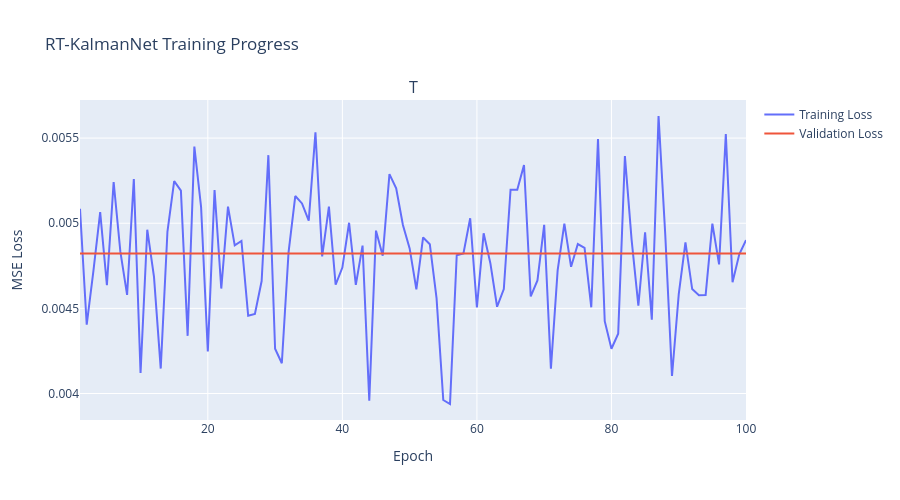
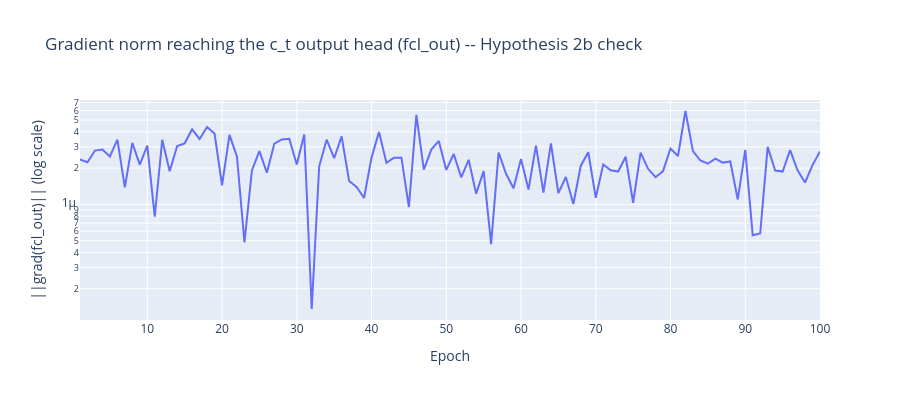

The code cell stored with these charts, in order, in its notebook:
### Code cell
import random
import matplotlib.pyplot as plt

# Optimizer: exclude fcl_out (the c_t output head) from weight decay.
# L2 shrinkage on its weights pulls c_t toward the midpoint of
# [c_floor, c_floor+c_range] regardless of what the data needs -- this is
# the primary fix for the c_t collapse.
fcl_out_ids = {id(p) for p in RT_KalmanNet.nn.fcl_out.parameters()}
other_params = [p for p in RT_KalmanNet.nn.parameters() if id(p) not in fcl_out_ids]
optimizer = optim.Adam([
    {"params": other_params, "weight_decay": args.wd},
    {"params": list(RT_KalmanNet.nn.fcl_out.parameters()), "weight_decay": 0.0},
], lr=args.lr)
criterion = nn.MSELoss(reduction='mean')

opt_MSE = float('inf')
best_model_path = 'RobustKalmanPY/opt_RT_KNet.pt'

# ===== Lists to track losses =====
train_losses = []
cv_losses = []
cv_innov_losses = []  # Zorzi eq10 output-prediction error (diagnostic, NOT optimized)
ct_epoch_means = []   # mean of c_t over the whole CV set, per epoch
ct_epoch_stds = []    # std of c_t over the whole CV set, per epoch
fcl_out_grad_norms = []  # NEW: ||grad|| reaching the c_t output head, per epoch (pre-clip)

for epoch in range(epochs):
    # ===== Train =====
    optimizer.zero_grad(set_to_none=True)

    train_batch = train_inputs[epoch]          # [N_E, p, T]
    train_target_batch = train_targets[epoch]  # [N_E, n, T]
    
    # Sample n_batch indices from training dataset
    n_available = train_batch.shape[0]
    batch_indices = random.sample(range(n_available), min(args.n_batch, n_available))
    
    batch_losses = []
    for idx in batch_indices:
        # NOTE: the 4-line manual reset that used to be here is gone --
        # fnREKF() now resets the filter state itself by default.
        RT_KalmanNet.y = train_batch[idx]  # [p, T]
        RT_KalmanNet.fnREKF(train=True)
        Xhat = RT_KalmanNet.Xn_out  # [n, T] POSTERIOR x_{t|t} (KalmanNet eq 10) -- aligned, no [:-1]/m1x_0 artifact

        train_target = train_target_batch[idx]  # [n, T]
        loss = criterion(Xhat, train_target)
        batch_losses.append(loss)
    
    # Average loss over batch and backward
    avg_loss = torch.stack(batch_losses).mean()
    avg_loss.backward()

    # NEW: capture the (pre-clip) gradient norm reaching fcl_out specifically --
    # Hypothesis 2b check (plan analysis 2026-07-09): the local Newton-step
    # gradient math is confirmed non-vanishing, but whether that survives
    # the full BPTT chain down to the GRU weights needed an empirical check.
    fcl_out_grads = [p.grad.detach().norm() for p in RT_KalmanNet.nn.fcl_out.parameters() if p.grad is not None]
    fcl_out_grad_norm = torch.norm(torch.stack(fcl_out_grads)).item() if fcl_out_grads else 0.0
    fcl_out_grad_norms.append(fcl_out_grad_norm)

    torch.nn.utils.clip_grad_norm_(RT_KalmanNet.nn.parameters(), max_norm=1.0)
    optimizer.step()
    
    # Save train loss
    train_losses.append(avg_loss.item())

    # ===== CV (FIXED set, same sequences every epoch -- see Cell 22) =====
    with torch.no_grad():
        cv_batch = cv_input_fixed          # [N_CV, p, T]
        cv_target_batch = cv_target_fixed  # [N_CV, n, T]
        
        cv_losses_batch = []
        cv_innov_batch = []  # output-prediction error per sequence (Zorzi eq10 diagnostic)
        epoch_ct_values = []  # flat list of every c_t value seen this epoch
        for idx in range(cv_batch.shape[0]):
            # NOTE: manual reset removed here too, same reason as above.
            RT_KalmanNet.y = cv_batch[idx]  # [p, T]
            Xrekf_cv, c_t_seq, _, _ = RT_KalmanNet.fnREKF(train=False)
            Xhat_cv = RT_KalmanNet.Xn_out  # [n, T] POSTERIOR x_{t|t} (KalmanNet eq 10)

            cv_target = cv_target_batch[idx]  # [n, T]
            cv_loss = criterion(Xhat_cv, cv_target)
            cv_losses_batch.append(cv_loss.item())

            # DIAGNOSTIC (Zorzi eq10): output one-step-prediction error ||y - h(x_pred)||^2,
            # the teacher's own criterion for the tolerance c -- tracked, not optimized.
            yhat = RT_KalmanNet.model.h(Xrekf_cv[:, :-1])  # predicted obs from priors x_{i|i-1}
            cv_innov_batch.append(criterion(yhat, RT_KalmanNet.y).item())
            epoch_ct_values.extend([v.item() for v in c_t_seq])

        avg_cv_loss = np.mean(cv_losses_batch)
        cv_losses.append(avg_cv_loss)
        cv_innov_losses.append(float(np.mean(cv_innov_batch)))
        ct_epoch_means.append(float(np.mean(epoch_ct_values)))
        ct_epoch_stds.append(float(np.std(epoch_ct_values)))

        if avg_cv_loss < opt_MSE:
            opt_MSE = avg_cv_loss
            torch.save(RT_KalmanNet.nn.state_dict(), best_model_path)

    if (epoch + 1) % 10 == 0:  # Print every 10 epochs to avoid spam
        tqdm.write(f"Epoch {epoch+1}/{epochs}, Train(state): {train_losses[-1]:.6f}, "
                   f"CV(state): {avg_cv_loss:.6f}, CV(innov,Zorzi): {cv_innov_losses[-1]:.6f}, "
                   f"c_t mean: {ct_epoch_means[-1]:.5f}, ||grad||: {fcl_out_grad_norm:.3e}")

print("\nTraining finished")
print(f"Cross-Validation MSE Optimal Model: {opt_MSE:.4f}\n")

# ===== Plot Training and Validation Losses =====
fig = make_subplots(rows=1, cols=1, subplot_titles=("Training and Validation Loss (fixed CV set)"))

fig.add_trace(
    go.Scatter(x=list(range(1, len(train_losses)+1)), y=train_losses, name='Training Loss', mode='lines'),
    row=1, col=1
)

fig.add_trace(
    go.Scatter(x=list(range(1, len(cv_losses)+1)), y=cv_losses, name='Validation Loss', mode='lines'),
    row=1, col=1
)

fig.update_xaxes(title_text="Epoch", row=1, col=1)
fig.update_yaxes(title_text="MSE Loss", row=1, col=1)
fig.update_layout(hovermode='x unified', title_text="RT-KalmanNet Training Progress", height=500)
fig.show()

# ===== NEW: fcl_out gradient norm over training (Hypothesis 2b check) =====
fig_grad = go.Figure()
fig_grad.add_trace(go.Scatter(x=list(range(1, len(fcl_out_grad_norms)+1)), y=fcl_out_grad_norms, name='||grad(fcl_out)||', mode='lines'))
fig_grad.update_yaxes(type="log", title_text="||grad(fcl_out)|| (log scale)")
fig_grad.update_xaxes(title_text="Epoch")
fig_grad.update_layout(title_text="Gradient norm reaching the c_t output head (fcl_out) -- Hypothesis 2b check", height=400)
fig_grad.show()
print(f"\nfcl_out grad norm: mean={np.mean(fcl_out_grad_norms):.3e}, min={np.min(fcl_out_grad_norms):.3e}, max={np.max(fcl_out_grad_norms):.3e}")

# Optional: Print final statistics
print(f"\nFinal Train Loss: {train_losses[-1]:.6f}")
print(f"Final CV Loss: {cv_losses[-1]:.6f}")
print(f"Min CV Loss: {min(cv_losses):.6f} at epoch {cv_losses.index(min(cv_losses))+1}")

### Figure 1 — Plotly figure (JSON) as saved in the notebook; plotly's stock layout.template omitted (floating-point values rounded to 4 significant figures)
{"data": [{"mode": "lines", "name": "Training Loss", "type": "scatter", "x": [1, 2, 3, 4, 5, 6, 7, 8, 9, 10, 11, 12, 13, 14, 15, 16, 17, 18, 19, 20, 21, 22, 23, 24, 25, 26, 27, 28, 29, 30, 31, 32, 33, 34, 35, 36, 37, 38, 39, 40, 41, 42, 43, 44, 45, 46, 47, 48, 49, 50, 51, 52, 53, 54, 55, 56, 57, 58, 59, 60, 61, 62, 63, 64, 65, 66, 67, 68, 69, 70, 71, 72, 73, 74, 75, 76, 77, 78, 79, 80, 81, 82, 83, 84, 85, 86, 87, 88, 89, 90, 91, 92, 93, 94, 95, 96, 97, 98, 99, 100], "xaxis": "x", "y": [0.005085, 0.004404, 0.004722, 0.005065, 0.004636, 0.005242, 0.004833, 0.004579, 0.00526, 0.004121, 0.004962, 0.004685, 0.004146, 0.004951, 0.005247, 0.005191, 0.004339, 0.00545, 0.005095, 0.004248, 0.005195, 0.004616, 0.005098, 0.00487, 0.004896, 0.004456, 0.004467, 0.004661, 0.0054, 0.004263, 0.004178, 0.004828, 0.00516, 0.005116, 0.005016, 0.005535, 0.004805, 0.005098, 0.004639, 0.00474, 0.005003, 0.004638, 0.004868, 0.003957, 0.004956, 0.004809, 0.005288, 0.005206, 0.00499, 0.004852, 0.004612, 0.004917, 0.004877, 0.004561, 0.003962, 0.003938, 0.004812, 0.004822, 0.005029, 0.004505, 0.004941, 0.004765, 0.00451, 0.004614, 0.005197, 0.005197, 0.005342, 0.00457, 0.004664, 0.004991, 0.004146, 0.004723, 0.004998, 0.004744, 0.004878, 0.004855, 0.004506, 0.005494, 0.004425, 0.004263, 0.004351, 0.005394, 0.004901, 0.004516, 0.004947, 0.004434, 0.00563, 0.004932, 0.004103, 0.004583, 0.004887, 0.004613, 0.004576, 0.004578, 0.004997, 0.004758, 0.005524, 0.004653, 0.004818, 0.004901], "yaxis": "y"}, {"mode": "lines", "name": "Validation Loss", "type": "scatter", "x": [1, 2, 3, 4, 5, 6, 7, 8, 9, 10, 11, 12, 13, 14, 15, 16, 17, 18, 19, 20, 21, 22, 23, 24, 25, 26, 27, 28, 29, 30, 31, 32, 33, 34, 35, 36, 37, 38, 39, 40, 41, 42, 43, 44, 45, 46, 47, 48, 49, 50, 51, 52, 53, 54, 55, 56, 57, 58, 59, 60, 61, 62, 63, 64, 65, 66, 67, 68, 69, 70, 71, 72, 73, 74, 75, 76, 77, 78, 79, 80, 81, 82, 83, 84, 85, 86, 87, 88, 89, 90, 91, 92, 93, 94, 95, 96, 97, 98, 99, 100], "xaxis": "x", "y": [0.004822, 0.004822, 0.004822, 0.004822, 0.004822, 0.004822, 0.004822, 0.004822, 0.004822, 0.004822, 0.004822, 0.004822, 0.004822, 0.004822, 0.004822, 0.004822, 0.004822, 0.004822, 0.004822, 0.004822, 0.004822, 0.004822, 0.004822, 0.004822, 0.004822, 0.004822, 0.004822, 0.004822, 0.004822, 0.004822, 0.004822, 0.004822, 0.004822, 0.004822, 0.004822, 0.004822, 0.004822, 0.004822, 0.004822, 0.004822, 0.004822, 0.004822, 0.004822, 0.004822, 0.004822, 0.004822, 0.004822, 0.004822, 0.004822, 0.004822, 0.004822, 0.004822, 0.004822, 0.004822, 0.004822, 0.004822, 0.004822, 0.004822, 0.004822, 0.004822, 0.004822, 0.004822, 0.004822, 0.004822, 0.004822, 0.004822, 0.004822, 0.004822, 0.004822, 0.004822, 0.004822, 0.004822, 0.004822, 0.004822, 0.004822, 0.004822, 0.004822, 0.004822, 0.004822, 0.004822, 0.004822, 0.004822, 0.004822, 0.004822, 0.004822, 0.004822, 0.004822, 0.004822, 0.004822, 0.004822, 0.004822, 0.004822, 0.004822, 0.004822, 0.004822, 0.004822, 0.004822, 0.004822, 0.004822, 0.004822], "yaxis": "y"}], "layout": {"annotations": [{"font": {"size": 16}, "showarrow": false, "text": "T", "x": 0.5, "xanchor": "center", "xref": "paper", "y": 1, "yanchor": "bottom", "yref": "paper"}], "height": 500, "hovermode": "x unified", "title": {"text": "RT-KalmanNet Training Progress"}, "xaxis": {"anchor": "y", "domain": [0, 1], "title": {"text": "Epoch"}}, "yaxis": {"anchor": "x", "domain": [0, 1], "title": {"text": "MSE Loss"}}}}

### Figure 2 — Plotly figure (JSON) as saved in the notebook; plotly's stock layout.template omitted (floating-point values rounded to 4 significant figures)
{"data": [{"mode": "lines", "name": "||grad(fcl_out)||", "type": "scatter", "x": [1, 2, 3, 4, 5, 6, 7, 8, 9, 10, 11, 12, 13, 14, 15, 16, 17, 18, 19, 20, 21, 22, 23, 24, 25, 26, 27, 28, 29, 30, 31, 32, 33, 34, 35, 36, 37, 38, 39, 40, 41, 42, 43, 44, 45, 46, 47, 48, 49, 50, 51, 52, 53, 54, 55, 56, 57, 58, 59, 60, 61, 62, 63, 64, 65, 66, 67, 68, 69, 70, 71, 72, 73, 74, 75, 76, 77, 78, 79, 80, 81, 82, 83, 84, 85, 86, 87, 88, 89, 90, 91, 92, 93, 94, 95, 96, 97, 98, 99, 100], "y": [2.359e-06, 2.24e-06, 2.796e-06, 2.85e-06, 2.498e-06, 3.444e-06, 1.382e-06, 3.242e-06, 2.141e-06, 3.071e-06, 7.913e-07, 3.431e-06, 1.882e-06, 3.051e-06, 3.209e-06, 4.198e-06, 3.489e-06, 4.387e-06, 3.864e-06, 1.441e-06, 3.769e-06, 2.491e-06, 4.843e-07, 1.913e-06, 2.767e-06, 1.833e-06, 3.191e-06, 3.454e-06, 3.498e-06, 2.142e-06, 3.796e-06, 1.358e-07, 2.07e-06, 3.442e-06, 2.416e-06, 3.668e-06, 1.564e-06, 1.394e-06, 1.13e-06, 2.444e-06, 3.986e-06, 2.208e-06, 2.439e-06, 2.439e-06, 9.518e-07, 5.531e-06, 1.946e-06, 2.852e-06, 3.362e-06, 1.932e-06, 2.617e-06, 1.674e-06, 2.343e-06, 1.227e-06, 1.889e-06, 4.691e-07, 2.692e-06, 1.793e-06, 1.361e-06, 2.377e-06, 1.327e-06, 3.075e-06, 1.256e-06, 3.208e-06, 1.241e-06, 1.687e-06, 1.009e-06, 2.094e-06, 2.709e-06, 1.136e-06, 2.144e-06, 1.919e-06, 1.873e-06, 2.484e-06, 1.033e-06, 2.689e-06, 1.973e-06, 1.682e-06, 1.889e-06, 2.905e-06, 2.517e-06, 5.95e-06, 2.769e-06, 2.312e-06, 2.175e-06, 2.395e-06, 2.221e-06, 2.269e-06, 1.099e-06, 2.835e-06, 5.547e-07, 5.732e-07, 2.997e-06, 1.908e-06, 1.873e-06, 2.823e-06, 1.917e-06, 1.52e-06, 2.117e-06, 2.744e-06]}], "layout": {"height": 400, "title": {"text": "Gradient norm reaching the c_t output head (fcl_out) -- Hypothesis 2b check"}, "xaxis": {"title": {"text": "Epoch"}}, "yaxis": {"title": {"text": "||grad(fcl_out)|| (log scale)"}, "type": "log"}}}
